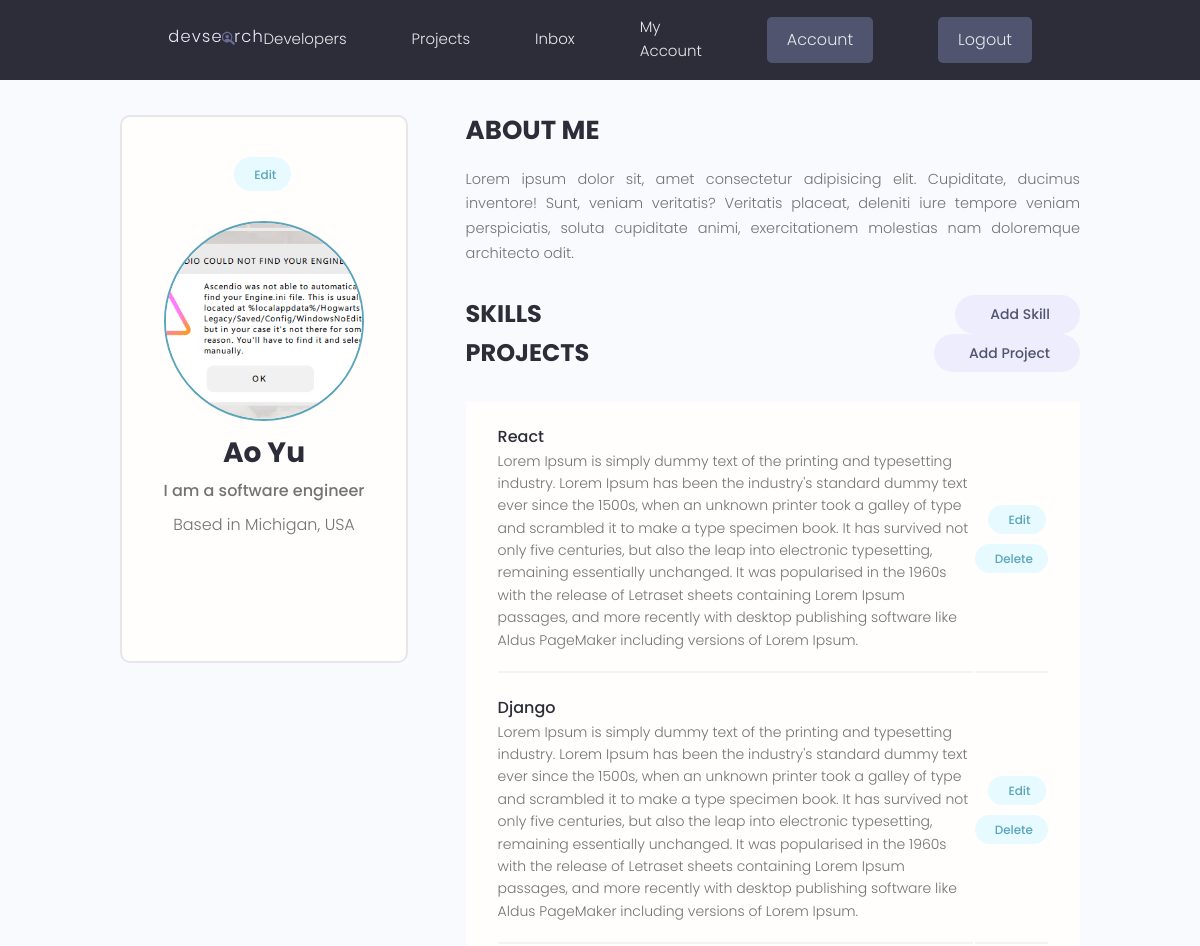
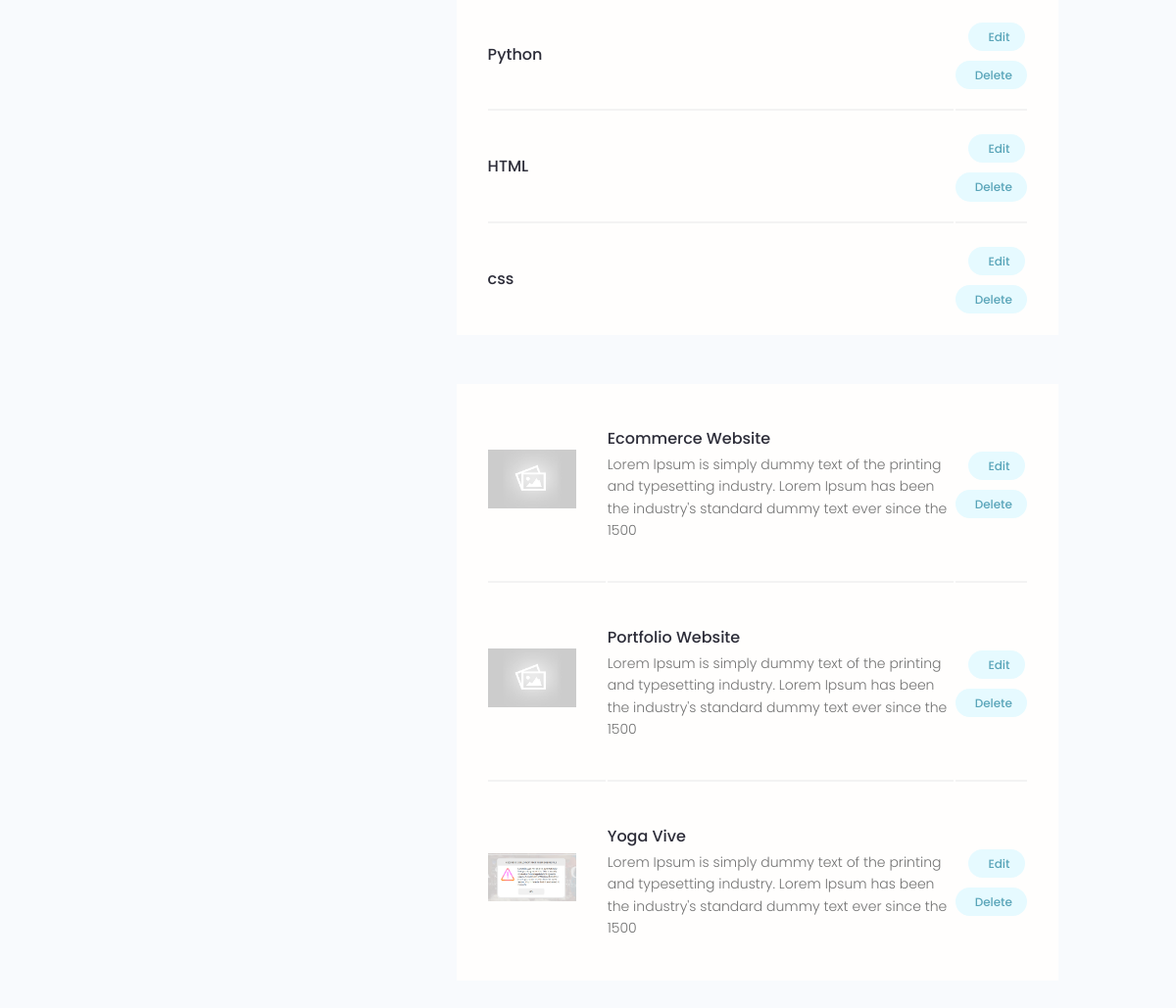
The app's page /account/ (signed in) with its own data (2 pictures, top to bottom).
### users/models.py (models this page shows, shortened)
class Profile(models.Model):
    user = models.OneToOneField(User, null=True, on_delete=models.CASCADE, blank=True)
    name = models.CharField(max_length=200, null=True, blank=True)
    email = models.EmailField(max_length=200, null=True, blank=True)
    username = models.CharField(max_length=200, null=True, blank=True)
    location = models.CharField(max_length=200, null=True, blank=True)
    short_intro = models.CharField(max_length=200, null=True, blank=True)
    bio = models.TextField(null=True, blank=True)
    profile_image = models.ImageField(null=True, blank=True, upload_to='profiles/', default='profiles/user-default.png')
    social_github = models.CharField(max_length=200, null=True, blank=True)
    social_twitter = models.CharField(max_length=200, null=True, blank=True)
    social_linkedin = models.CharField(max_length=200, null=True, blank=True)
    social_youtube = models.CharField(max_length=200, null=True, blank=True)
    social_website = models.CharField(max_length=200, null=True, blank=True)
    created = models.DateTimeField(auto_now_add=True)
    id = models.UUIDField(default=uuid.uuid4, unique=True,
                            primary_key=True, editable=False)

class Skill(models.Model):
    owner = models.ForeignKey(Profile, null=True, on_delete=models.CASCADE, blank=True)
    name = models.CharField(max_length=200, null=True, blank=True)
    description = models.TextField(null=True, blank=True)
    created = models.DateTimeField(auto_now_add=True)
    id = models.UUIDField(default=uuid.uuid4, unique=True,
                            primary_key=True, editable=False)

### projects/models.py (models this page shows, shortened)
class Project(models.Model):
    owner = models.ForeignKey(Profile, null=True, blank=True, on_delete=models.SET_NULL)
    title = models.CharField(max_length=200)
    description = models.TextField(null=True, blank=True)
    featured_image = models.ImageField(null=True, blank=True, default='default.jpg')
    demo_link = models.CharField(max_length=2000, null=True, blank=True)
    source_link = models.CharField(max_length=2000, null=True, blank=True)
    tags = models.ManyToManyField('Tag', blank=True)
    vote_total = models.IntegerField(default=0, null=True, blank=True)
    vote_ratio = models.IntegerField(default=0, null=True, blank=True)
    created = models.DateTimeField(auto_now_add=True)
    id = models.UUIDField(default=uuid.uuid4, unique=True,
                            primary_key=True, editable=False)

### users/views.py (the view)
# urls.py: path('account/', views.userAccount, name='account'),
@login_required(login_url='login')
def userAccount(request):
    profile = request.user.profile
    skills = profile.skill_set.all()
    projects = profile.project_set.all()
    context = {
        'profile': profile,
        'skills': skills,
        'projects': projects
    }
    return render(request, 'users/account.html', context)

### users/templates/users/account.html (shortened to what this page needs)
{%extends 'main.html'%}
{%block content%}
  <main class="settingsPage profile my-md">
    <div class="container">
      <div class="layout">
        <div class="column column--1of3">
          <div class="card text-center">
            <div class="card__body dev">
              <a class="tag tag--pill tag--main settings__btn" href="#"> Edit</a>
              <img class="avatar avatar--xl dev__avatar" src="{{profile.profile_image.url}}" />
              <h2 class="dev__name">{{profile.name}}</h2>
              <p class="dev__title">{{profile.short_intro}}</p>
              <p class="dev__location">Based in {{profile.location}}</p>
                <ul class="dev__social">
                </ul>
            </div>
          </div>
        </div>
        <div class="column column--2of3">
          <div class="devInfo">
            <h3 class="devInfo__title">About Me</h3>
            <p class="devInfo__about">
              {{profile.bio}}
            </p>
          </div>
          <div class="settings">
            <h3 class="settings__title">Skills</h3>
            <a class="tag tag--pill tag--sub settings__btn tag--lg" href="#"> Add Skill</a>
          </div>
          <table class="settings__table">
            {%for skill in skills%}
            <tr>
              <td class="settings__tableInfo">
                <h4>{{skill.name}}</h4>
                <p>
                  {{skill.description}}
                </p>
              </td>
              <td class="settings__tableActions">
                <a class="tag tag--pill tag--main settings__btn" href="#"> Edit</a>
                <a class="tag tag--pill tag--main settings__btn" href="#">
                  Delete</a>
              </td>
            </tr>
            {%endfor%}
          <div class="settings">
            <h3 class="settings__title">Projects</h3>
            <a class="tag tag--pill tag--sub settings__btn tag--lg" href="#"> Add Project</a>
          </div>
          <table class="settings__table">
            {%for project in projects%}
            <tr>
              <td class="settings__thumbnail">
                <a href="{%url 'project' project.id%}"><img src="{{project.featured_image.url}}" alt="Project Thumbnail" /></a>
              </td>
              <td class="settings__tableInfo">
                <a href="{%url 'project' project.id%}">{{project.title}}</a>
                <p>
                  {{project.description|slice:"150"}}
                </p>
              </td>
              <td class="settings__tableActions">
                <a class="tag tag--pill tag--main settings__btn" href="#"> Edit</a>
                <a class="tag tag--pill tag--main settings__btn" href="#">
                  Delete</a>
              </td>
            </tr>
            {%endfor%}
          </table>
        </div>
      </div>
    </div>
  </main>
{%endblock content%}

### static/styles/app.css (style rules this page uses)
:root { --color-sub: #2d2d39; }
.card { border: 2px solid var(--color-light); }
img { width: 100%; }
.profile .card > .dev { padding: 4rem; }
.dev__avatar { display: block; margin: auto; }
.dev__name { color: var(--color-sub); font-size: 2.8rem; font-weight: 700; margin-top: 1rem; margin-bottom: 0.5rem; }
.dev__title { font-size: 1.6rem; font-weight: 500; line-height: 1.3; }
.dev__location { margin-top: 1rem; }
.dev__social { margin: 3rem 0; list-style: none; display: flex; justify-content: center; gap: 1.5rem; }
.devInfo { margin-bottom: 3rem; }
.devInfo__title, .devInfo__subtitle { font-size: 2.6rem; color: var(--color-sub); text-transform: uppercase; font-weight: 700; margin-bottom: 1.5rem; }
.devInfo__about, .devSkill__info { font-size: 1.45rem; line-height: 1.7; text-align: justify; }
.settingsPage .dev > .settings__btn { display: inline-block; margin-bottom: 3rem; }
.settings { display: flex; justify-content: space-between; align-items: center; }
.settings__title { font-size: 2.4rem; text-transform: uppercase; font-weight: 700; color: var(--color-sub); }
.settings__table { margin-top: 3rem; margin-bottom: 5rem; padding: 0 3rem; background: var(--color-white); }
.settings__table tr { width: 100%; }
.settings__table tr > td { padding: 2rem 0; }
.settings__table tr:not(:last-child) td { border-bottom: 2px solid var(--color-white-light); }
.settings__thumbnail { width: 23%; min-width: 10rem; }
.settings__thumbnail img { padding-right: 3rem; height: 15rem; object-fit: contain; }
.settings__tableInfo { width: 100%; }
.settings__tableInfo h4, .settings__tableInfo a { padding-right: 1rem; width: auto; font-size: 1.6rem; font-weight: 500; color: var(--color-sub); }
.settings__tableInfo p { font-size: 1.4rem; }
.settings__tableActions { text-align: right; }

### static/uikit/styles/modules/_variables.css (style rules this page uses)
:root { --color-main: #5aa5b9; --color-main-light: #e6faff; --color-sub: #3f4156; --color-sub-light: #51546e; --color-sub-lighter: #ededfd; --color-text: #737373; --color-gray: #8b8b8b; --color-light: #e5e7eb; --color-light-gray: #767676; --color-bg: #f8fafd; --color-white: #fffefd; --color-white-light: #f3f3f3; --color-success: #359e64; --color-success-bg: #def8e8; --color-error: #fc4b0b; --color-error-bg: #fff2ee; --font-base: 'Poppins', arial, helvetica, 'Segoe UI', roboto, ubuntu, sans-serif; --font-monospace: 'Fira Code', 'Courier New', courier, monospace; --font-regular: 300; --font-medium: 500; --font-bold: 700; --generic-shadow: 1px 1px 5px #00000010; --generic-transition: all 0.3s ease-in-out; }

### static/uikit/styles/modules/_base.css (style rules this page uses)
* { margin: 0; padding: 0; box-sizing: border-box; text-rendering: optimizeLegibility; color: inherit; font-size: inherit; }
html { font-size: 50%; }
@media only screen and (min-width: 480px) { html { font-size: 56.25%; } }
@media only screen and (min-width: 1200px) { html { font-size: 62.5%; } }
body { line-height: 1.6; font-weight: 400; font-size: 1.5rem; color: var(--color-text); background-color: var(--color-bg); min-height: 100vh; }

### static/uikit/styles/modules/_typography.css (style rules this page uses)
* { font-family: var(--font-base); }
h2 { font-size: 3.6rem; font-weight: var(--font-bold); }
h3 { font-size: 3.2rem; font-weight: var(--font-medium); }
h4 { font-size: 2.8rem; font-weight: var(--font-medium); }
p, span, strong { font-size: 1.6rem; color: var(--color-text); font-weight: var(--font-regular); }
a { padding-bottom: 2px; text-decoration: none; display: inline-block; color: var(--color-main); font-weight: var(--font-medium); }

### static/uikit/styles/modules/_utilities.css (style rules this page uses)
.container { width: 92%; max-width: 165rem; margin: 0 auto; box-sizing: border-box; }
@media screen and (min-width: 1000px) { .container { width: 90%; } }
@media screen and (min-width: 1200px) { .container { width: 80%; } }
.text-center { text-align: center; }
.my-md { margin: 3rem auto; }

### static/uikit/styles/modules/_avatar.css (style rules this page uses)
.avatar { border-radius: 50%; border: 2px solid var(--color-main); object-fit: cover; }
.avatar--xl { height: 20rem; width: 20rem; }

### static/uikit/styles/modules/_card.css (style rules this page uses)
.card { border-radius: 1rem; background-color: var(--color-white); border: 1.5px solid var(--color-light); width: auto; height: auto; margin-top: 0.5rem; margin-bottom: 0.5rem; overflow: hidden; }
.card__body, .card__header { padding: 2rem 2.5rem; }

### static/uikit/styles/modules/_layout.css (style rules this page uses)
.layout { display: flex; flex-flow: row wrap; justify-content: space-between; }
.layout > .column { margin-bottom: 3rem; }
.layout > .column.column--1of3 { flex-basis: 30%; }
.layout > .column.column--2of3 { flex-basis: 64%; }

### records on screen
Profile: profile_image (picture), name "Ao Yu", short_intro "I am a software engineer", location "Michigan, USA", bio "Lorem ipsum dolor sit, amet consectetur adipisicing elit. Cupiditate, ducimus inventore! Sunt, veniam veritatis? Veritatis placeat, deleniti iure tempore veniam perspiciatis, soluta cupiditate animi, exercitationem molestias nam doloremque architecto odit."
Skill: name "React", description "Lorem Ipsum is simply dummy text of the printing and typesetting industry. Lorem Ipsum has been the industry's standard dummy text ever since the 1500s, when an unknown printer took a galley of type and scrambled it to make a type specimen book. It has survived not only five centuries, but also the leap into electronic typesetting, remaining essentially unchanged. It was popularised in the 1960s with the release of Letraset sheets containing Lorem Ipsum passages, and more recently with desktop publishing software like Aldus PageMaker including versions of Lorem Ipsum."
Skill: name "Django", description "Lorem Ipsum is simply dummy text of the printing and typesetting industry. Lorem Ipsum has been the industry's standard dummy text ever since the 1500s, when an unknown printer took a galley of type and scrambled it to make a type specimen book. It has survived not only five centuries, but also the leap into electronic typesetting, remaining essentially unchanged. It was popularised in the 1960s with the release of Letraset sheets containing Lorem Ipsum passages, and more recently with desktop publishing software like Aldus PageMaker including versions of Lorem Ipsum."
Skill: name "Python"
Skill: name "HTML"
Skill: name "css"
Project: featured_image (placeholder picture), title "Ecommerce Website", description "Lorem Ipsum is simply dummy text of the printing and typesetting industry. Lorem Ipsum has been the industry's standard dummy text ever since the 1500"
Project: featured_image (placeholder picture), title "Portfolio Website", description "Lorem Ipsum is simply dummy text of the printing and typesetting industry. Lorem Ipsum has been the industry's standard dummy text ever since the 1500"
Project: featured_image (picture), title "Yoga Vive", description "Lorem Ipsum is simply dummy text of the printing and typesetting industry. Lorem Ipsum has been the industry's standard dummy text ever since the 1500"
